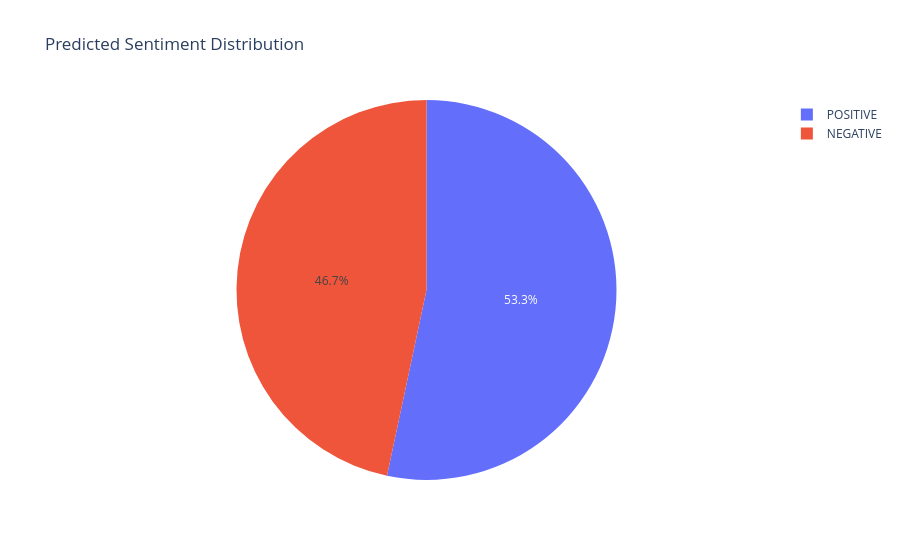

The cell this chart's notebook holds for it:
### Code cell
distribution = (
    results_df["Prediction"]
    .value_counts()
    .reset_index()
)

distribution.columns = ["Sentiment", "Count"]

fig = px.pie(
    distribution,
    names="Sentiment",
    values="Count",
    title="Predicted Sentiment Distribution"
)

fig.show()

### Figure 1 — Plotly figure (JSON) as saved in the notebook; plotly's stock layout.template omitted (floating-point values rounded to 4 significant figures)
{"data": [{"domain": {"x": [0, 1], "y": [0, 1]}, "hovertemplate": "Sentiment=%{label}<br>Count=%{value}<extra></extra>", "labels": ["POSITIVE", "NEGATIVE"], "legendgroup": "", "name": "", "showlegend": true, "type": "pie", "values": [8, 7]}], "layout": {"legend": {"tracegroupgap": 0}, "title": {"text": "Predicted Sentiment Distribution"}}}
